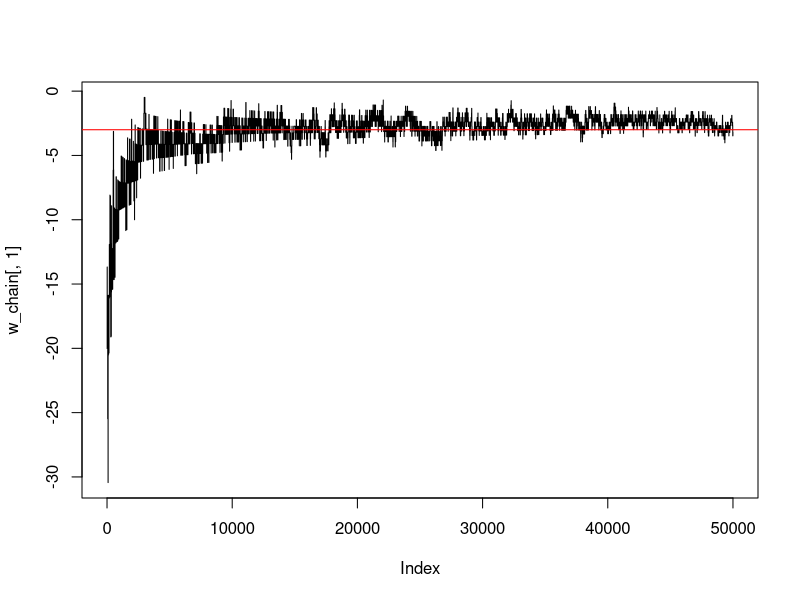
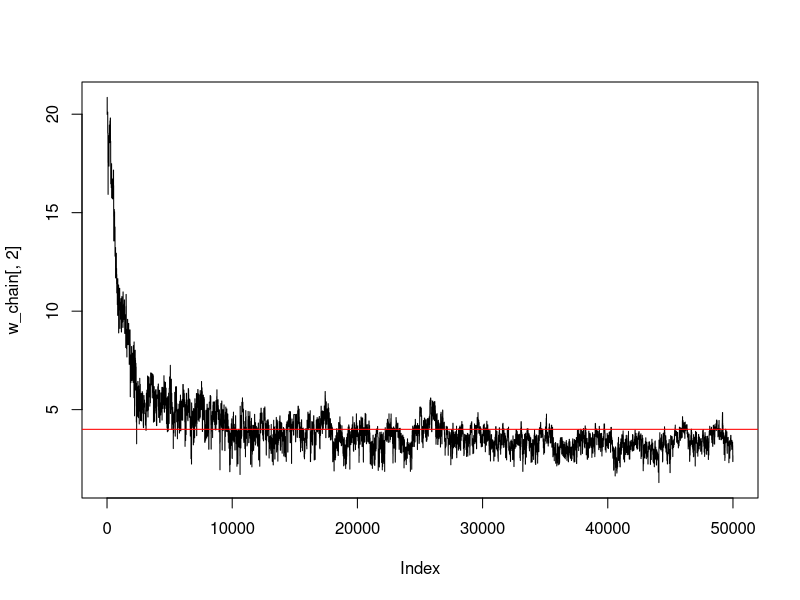

Write R code to recreate these figures, in order.
rm(list=ls())
#
data_generating_model <- function(n,w) {
  z <- rep( NaN, times=n*3 )
  z <- matrix(z, nrow = n, ncol = 3)
  z[,1] <- rep(1,times=n)
  z[,2] <- runif(n, min = -10, max = 10)
  p <- w[1]*z[,1] + w[2]*z[,2] 
  p <- exp(p) / (1+exp(p))
  z[,3] <- rbinom(n, size = 1, prob = p)
  ind <- (z[,3]==0)
  z[ind,3] <- -1
  x <- z[,1:2]
  y <- z[,3]
  return(list(z=z, x=x, y=y))
}
n_obs <- 1000000
w_true <- c(-3,4)  
set.seed(2023)
out <- data_generating_model(n = n_obs, w = w_true) 
set.seed(0)
z_obs <- out$z #z=(x,y)
x <- out$x
y <- out$y
#z_obs2=z_obs
#z_obs2[z_obs[,3]==-1,3]=0
#w_true <- as.numeric(glm(z_obs2[,3]~ 1+ z_obs2[,2],family = "binomial" )$coefficients)

comp_grad_loss <- function(w, z, lam ) {
  d <- length(w)
  x <- z[ 1:d ]
  y <- z[ d+1 ]
  Q <- 1.0 - y* sum(w*x)
  if ( Q < 0.0 ) {
    gr <- lam*2.0*w
  } else if ( Q > 0.0 ) {
    gr <- -y*x +lam*2.0*w
  } else {
    gr <- lam*2.0*w
  }
  return (gr)
}
#




set.seed(0)

m <- 3
eta <- 20
Tmax <- 50000
def_lam <- 0.0
w_seed <- c(-0.0, 0.0)
w <- w_seed
w_chain <- c()
Qstop <- 0 
t <- 0
G <- rep(0.0,times=length(w))
eps <- 10^(-6)
while ( Qstop == 0 ) {
  # counter
  t <- t +  1
  # step 1: update  
  J <- sample.int(n = n_obs, size = m, replace = TRUE)
  if (m==1) {
    zbatch <- matrix(z_obs[J,],nrow=m)
  } else {
    zbatch <- z_obs[J,]
  }
  g <- 0.0 
  for (i in 1:m) {
    g <- g + comp_grad_loss(w, c(zbatch[i,]), lam=def_lam )
  }
  g <- g/m
  G <- G + g^2
  w <- w - eta * (1.0/sqrt(G+eps)) * g
  #w <- w - eta * grad_risk_fun( w, zbatch, m )
  w_chain <- rbind(w_chain, w)
  # step 2: check for rtermination terminate
  if ( t>= Tmax ) {
    Qstop <- 1
  }
}
plot(w_chain[,1], type='l') +
  abline(h=w_true[1], col='red')
plot(w_chain[,2], type='l') +
  abline(h=w_true[2], col='red')


comp_predictive_rule <- function(w,x) {
  h <- sign( sum(w*x) )
  return(h)
}

w_sgd <- colMeans(w_chain[(Tmax-500):Tmax,])
w_sgd
comp_predictive_rule(w_sgd,c(1,0))
